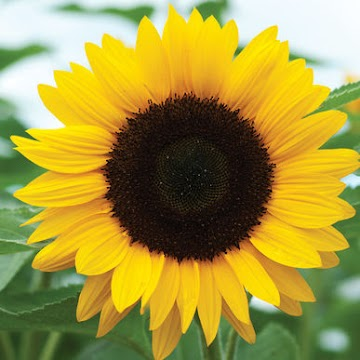
#> input picture 05. Deep Learning/01. Computer Vision - CV/sun.jpg, 360 x 360 px
$ jupyter execute opencv1.ipynb
#> lines starting #> are read from the running program, lines starting #| are printed output that depends on the picture
[cell 1]
# !pip install opencv-python

[cell 2]
#libraries

import cv2
import numpy as np
from matplotlib import pyplot as plt

[cell 3]
# load color image in grayscale
img = cv2.imread('sun.jpg')
#> img is the input picture: shape (360, 360, 3); mean B, G, R 63.2, 150.7, 164.4

plt.imshow(img)

[cell 4]
row, col, channels=img.shape
#> row = 360; col = 360; channels = 3

print(f"row = {row},\ncol = {col},\nchannels = {channels}")
#| row = 360,
#| col = 360,
#| channels = 3

print(img)
#> (printed output is left out)

[cell 5]
plt.matshow(img)

[cell 6]
plt.imshow(img, cmap='gray')
plt.xticks([]), plt.yticks([])
plt.show()

[cell 7]
# lodaing original image
import matplotlib.image as mpimg # for reading images

image = mpimg.imread('sun.jpg')
print('Image Dimension :', image.shape)
#| Image Dimension : (360, 360, 3)

plt.xticks([]), plt.yticks([])

plt.imshow(image)

[cell 8]
print(image)
#> (printed output is left out)

[cell 9]
img = cv2.imread('sun.jpg', 1)
gray_image = cv2.cvtColor(img, cv2.COLOR_BGR2GRAY)
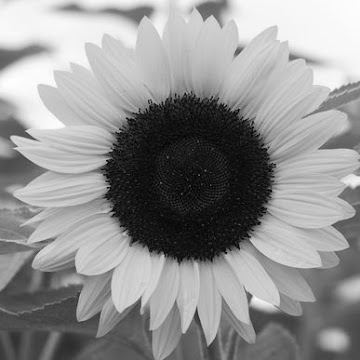
#> gray_image: shape (360, 360); min 0, max 255, mean 144.9

plt.imshow(gray_image, cmap='gray')

plt.title('Original Image')
plt.xticks([]), plt.yticks([])

plt.show()

print(gray_image.shape)
#| (360, 360)
print(img.shape)
#| (360, 360, 3)

[cell 10]
print(gray_image)
#> (printed output is left out)

[cell 11]
# to show pixelgrid use matshow

plt.matshow(gray_image, cmap='gray')

[cell 12]
#create 5*5 image using just grayscale, numerical values

tiny_image = np.array([
    [10,20,30,40,50],
    [5,15,25,35,45],
    [60,70,80,90,100],
    [55,65,75,85,95],
    [47,57,67,77,87]
])

# to show the pixel grid, use matshow
plt.matshow(tiny_image, cmap='gray')
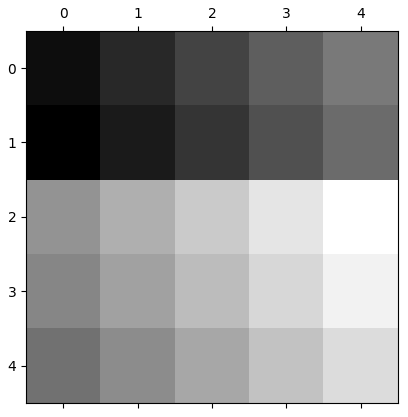
#> figure drawn by matplotlib, 1 panel

[cell 13]
# Create a 5x5 image using just grayscale, numerical values
tiny_image = np.array([[0,255,0,255,0,255,0,255],
                      [255,0,255,0,255,0,255,0],
                      [0,255,0,255,0,255,0,255],
                      [255,0,255,0,255,0,255,0],
                      [0,255,0,255,0,255,0,255]])


# to show pixel grid, use matshow

plt.matshow(tiny_image, cmap='gray')
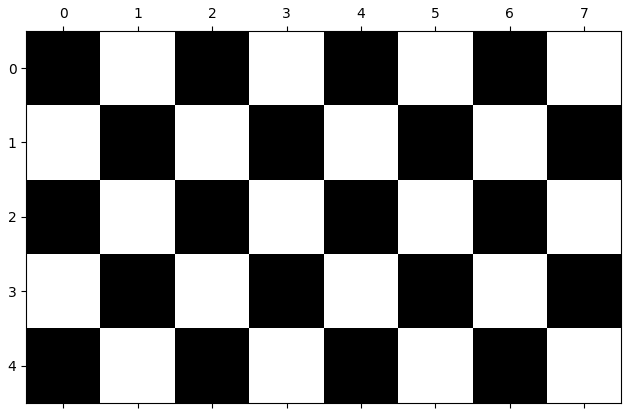
#> figure drawn by matplotlib, 1 panel

[cell 14]
# Create a 5x5 image using just grayscale, numerical values
tiny_image = np.array([[0,255,0,255,0,255,0,255],
                      [0,255,0,255,0,255,0,255],
                      [0,255,0,255,0,255,0,255],
                      [0,255,0,255,0,255,0,255],
                      [0,255,0,255,0,255,0,255]])

#to show the pixel grid, use matshow
plt.matshow(tiny_image, cmap='gray')
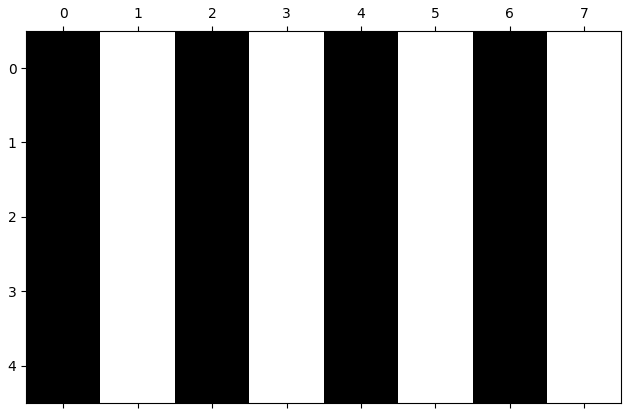
#> figure drawn by matplotlib, 1 panel

[cell 15]
# Create a 5x5 image using just grayscale, numerical values
tiny_image = np.array([[[45,45,45], [0,255,255], [0,255,0]]])

#to show the pixel grid, use matshow
plt.matshow(tiny_image)
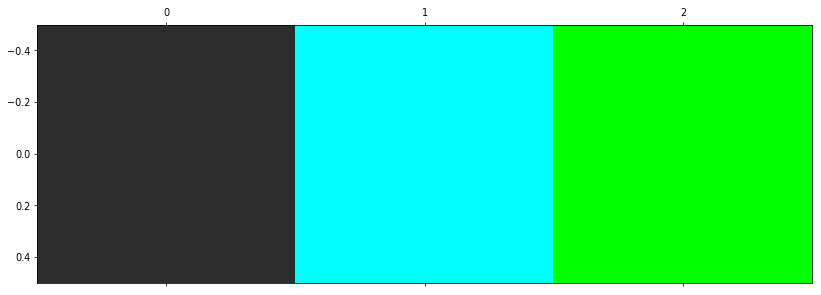
#> figure drawn by matplotlib, 1 panel

[cell 16]
# Load the image in grayscale
img = cv2.imread('sun.jpg', 1)
plt.imshow(img)

[cell 17]
#Isolate RGB channels
img = cv2.imread('sun.jpg', 1)

r= img[:, :, 0]
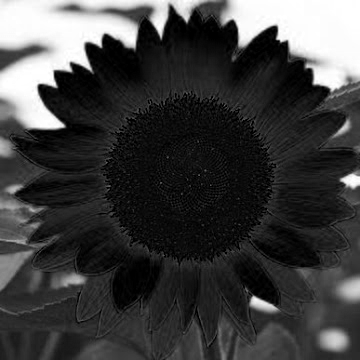
#> r: shape (360, 360); min 0, max 255, mean 63.2
g = img[:, :, 1]
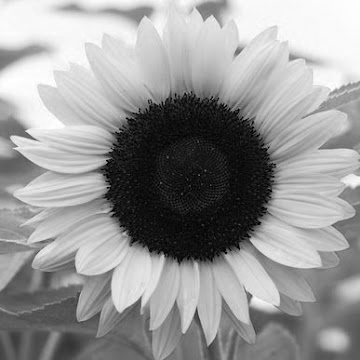
#> g: shape (360, 360); min 0, max 255, mean 150.7
b = img[:, :, 2]
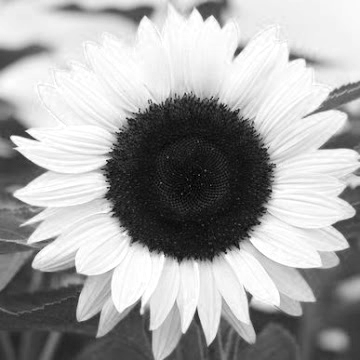
#> b: shape (360, 360); min 0, max 255, mean 164.4

#visualize the individual color channels
f, (ax1, ax2, ax3) = plt.subplots(1, 3 ,figsize=(20,10))

ax1.set_title('R-Channel')
ax1.imshow(r, cmap='gray')

ax2.set_title('G-Channel')
ax2.imshow(g, cmap='gray')

ax3.set_title('B-Channel')
ax3.imshow(b, cmap='gray')

[cell 18]
#Isolate RGB channels

r = img[:,:, 0]
g = img[:,:,1]
b = img[:,:,2]

# visualize the individual color channels

f, (ax1, ax2, ax3) = plt.subplots(1, 3 , figsize=(15,5))

ax1.set_title('R-Channel')
ax1.imshow(r)

ax2.set_title('G-Channel')
ax2.imshow(g)

ax3.set_title('B-Channel')
ax3.imshow(b)

$ run again, with 05. Deep Learning/01. Computer Vision - CV/multi_faces.jpg copied over 05. Deep Learning/01. Computer Vision - CV/sun.jpg
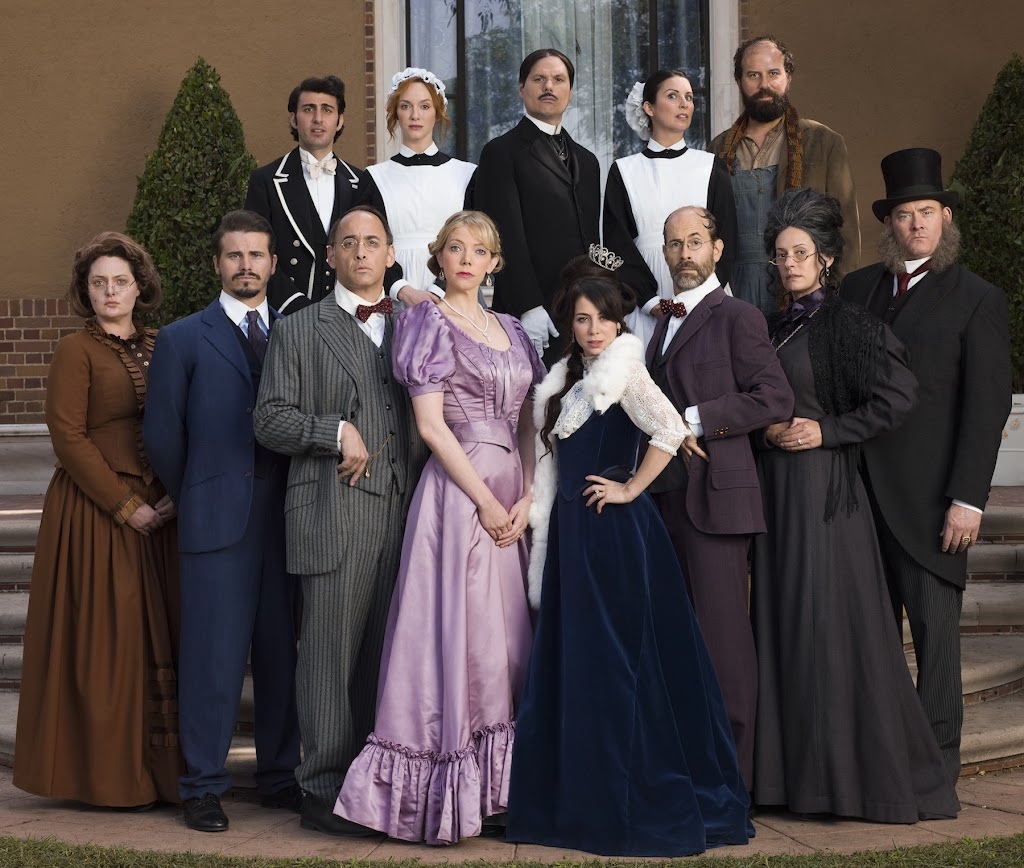
#> input picture 05. Deep Learning/01. Computer Vision - CV/multi_faces.jpg, 1024 x 868 px
#> img is the input picture: shape (868, 1024, 3); mean B, G, R 68.2, 69.1, 79.2
#| row = 868,
#| col = 1024,
#| channels = 3
#> (printed output is left out)
#| Image Dimension : (868, 1024, 3)
#> (printed output is left out)
#| (868, 1024)
#| (868, 1024, 3)
#> (printed output is left out)
#> `r= img[:, :, 0]`:
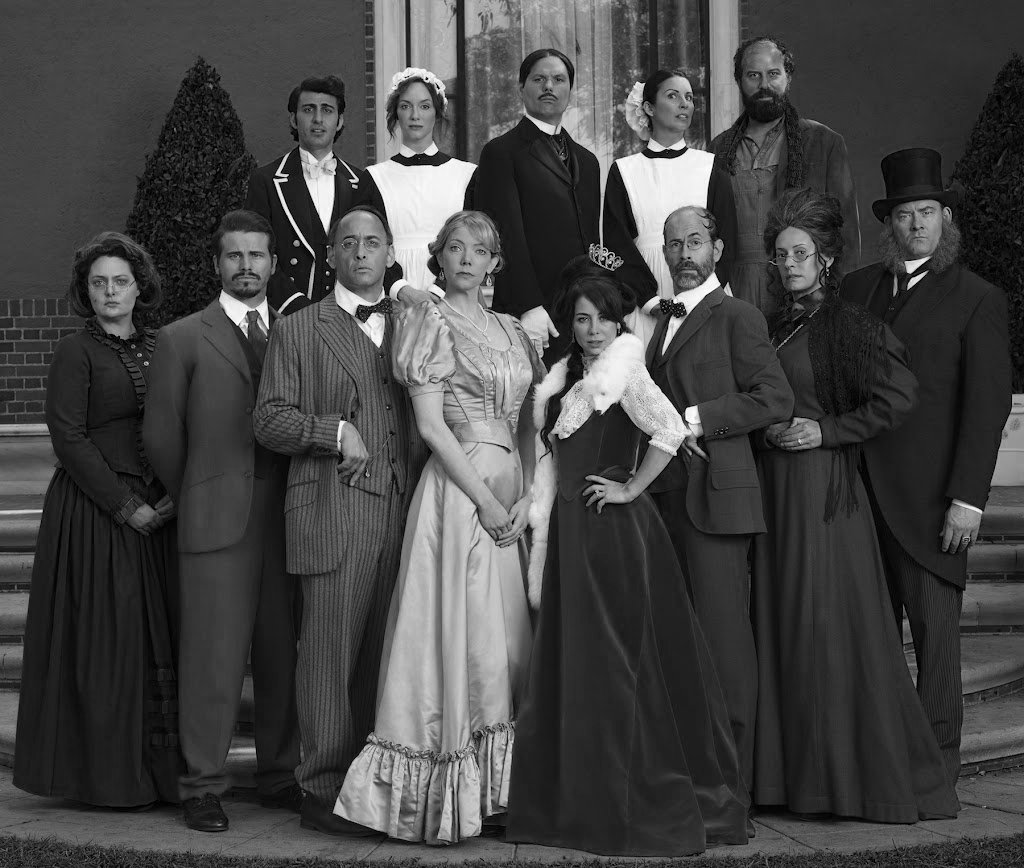
#> r: shape (868, 1024); min 0, max 255, mean 68.2
#> `b = img[:, :, 2]`:
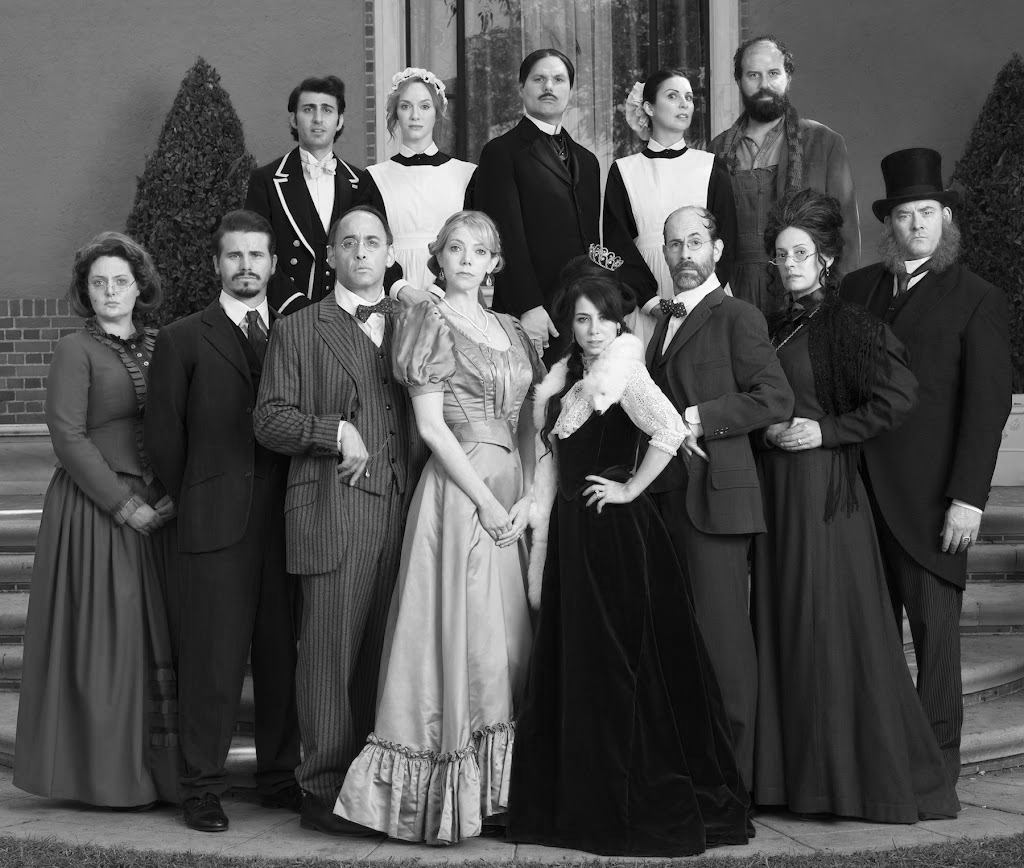
#> b: shape (868, 1024); min 0, max 255, mean 79.2
